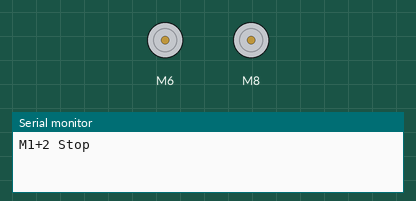
Bench run of a sketch on a simulated Arduino Uno, built with avr-gcc and run on an emulated ATmega328P. Shown: 2 × DC motor (green arrow = forward, orange = backward, longer = faster), the last lines printed to the serial monitor.

Above: at 0.1 s.
At 9.1 s:
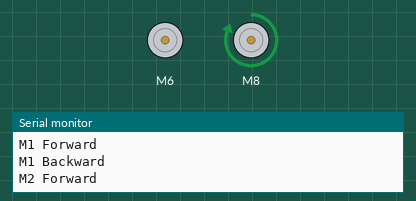
At 18.1 s:
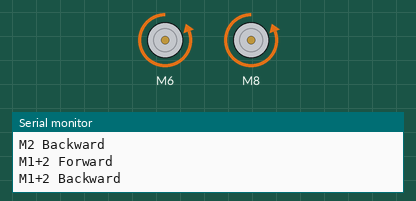
At 36.1 s:
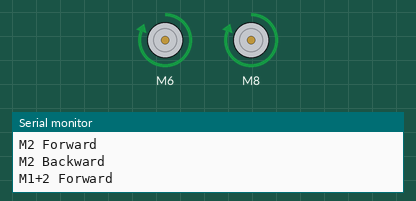
Timing chart, 0 to 40.0 s (numbered marks = the images above):
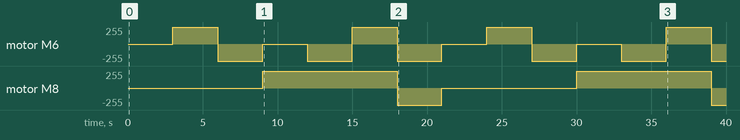

The sketch:

1-motor.ino
```cpp
#include <L298N.h>

// Right Motor
#define ENA 5
#define IN1 6
#define IN2 7
// Left Motor
#define IN3 8
#define IN4 9
#define ENB 10

L298N motor1(ENA, IN1, IN2);
L298N motor2(ENB, IN3, IN4);

void setup() {
  Serial.begin(115200);
  motor1.stop();
  motor2.stop();
  motor1.setSpeed(500);
  motor2.setSpeed(500);
}

void loop() {
  Serial.println("M1+2 Stop");
  motor1.stop();
  motor2.stop();
  delay(3000);
  Serial.println("M1 Forward");
  motor1.forward();
  delay(3000);
  Serial.println("M1 Backward");
  motor1.backward();
  delay(3000);
  motor1.stop();
  Serial.println("M2 Forward");
  motor2.forward();
  delay(3000);
  Serial.println("M2 Backward");
  motor1.backward();
  delay(3000);
  Serial.println("M1+2 Forward");
  motor1.forward();
  motor2.forward();
  delay(3000);
  Serial.println("M1+2 Backward");
  motor1.backward();
  motor2.backward();
  delay(3000);
}
```

Measured:
- by itself, motor M8: stopped → forward 255/255 at 9.0 s, → backward 255/255 9.0 s later, → stopped 3.0 s later, → forward 255/255 9.0 s later, … (5 changes in this stretch)
- by itself, motor M6: stopped → forward 255/255 at 3.0 s, → backward 255/255 3.0 s later, → stopped 3.0 s later, → backward 255/255 3.0 s later, … (13 changes in this stretch)
